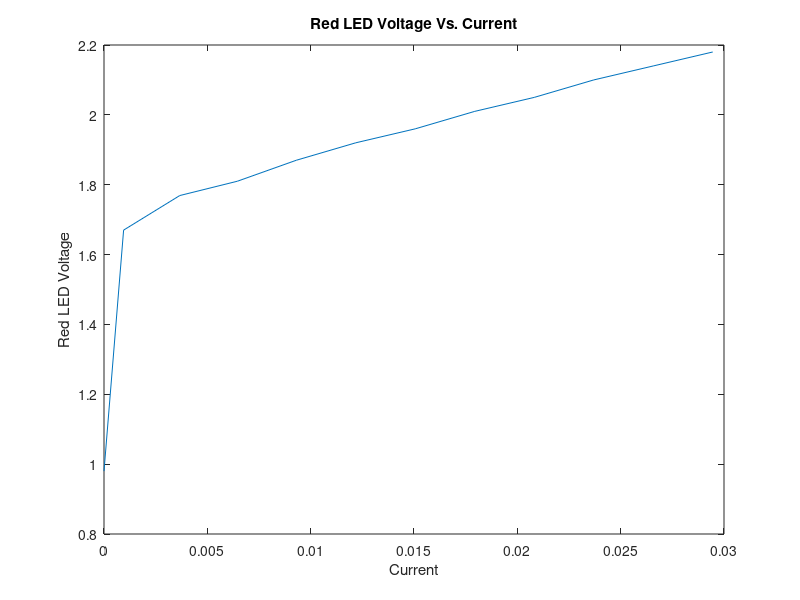

Source code (MATLAB):
clear; close all; clc;

%RED
voltagesX = 0:12;
resitance =330;

R_Voltage = [0,0.313, 1.21, 2.13, 3.07,4.02, 4.97, 5.92, 6.87, 7.82, 8.77, 9.72];
LED_Voltage = [0.98,1.67, 1.769, 1.81, 1.87, 1.92, 1.96, 2.01, 2.05, 2.1, 2.14, 2.18];

Current = R_Voltage./(resitance)

plot(Current,LED_Voltage);
xlabel("Current");
ylabel("Red LED Voltage");
title("Red LED Voltage Vs. Current");